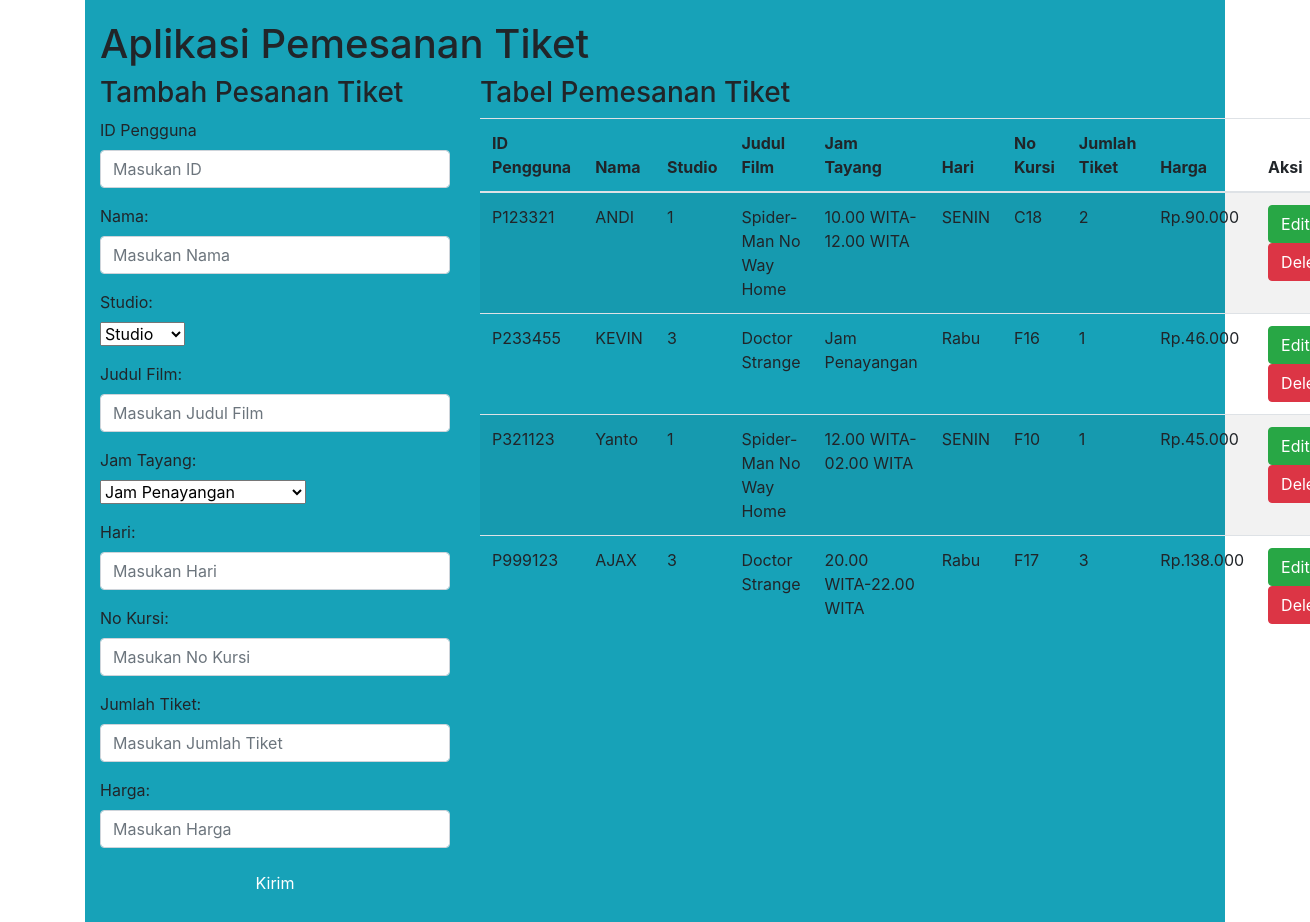
The app's page /home.php with its own data.
### tables this page shows
CREATE TABLE `pemesanantiket` (
  `Id_pengguna` varchar(40) NOT NULL,
  `Nama` varchar(255) DEFAULT NULL,
  `Studio` int(5) DEFAULT NULL,
  `Judul_film` varchar(255) DEFAULT NULL,
  `Jam_tayang` varchar(40) DEFAULT NULL,
  `Hari` varchar(40) DEFAULT NULL,
  `No_kursi` varchar(40) DEFAULT NULL,
  `Jumlah_tiket` int(10) DEFAULT NULL,
  `Harga` varchar(255) DEFAULT NULL
);

### home.php (the view, shortened to what this page needs)
<!DOCTYPE html>
<html lang="en">
<head>
	<link rel="stylesheet" href="bootstrap/css/bootstrap.css">
	<link rel="stylesheet" type="text/css" href="//cdn.datatables.net/1.10.11/css/jquery.dataTables.min.css">
</head>
<body>
	<?php
	include('koneksi.php');
	$query = "SELECT * FROM pemesanantiket";
	$result = mysqli_query($conn, $query);
	?>
	<div class="container bg-info" style="padding-top: 20px; padding-bottom: 20px;">
		<h1>Aplikasi Pemesanan Tiket</h1>
		<div class="row">
			<div class="col-sm-4">
				<h3>Tambah Pesanan Tiket</h3>
				<form role="form" action="insert.php" method="post">
                    <div class="form-group">
                        <label>ID Pengguna</label>
                        <input type="text" name="Id_pengguna" class="form-control" placeholder="Masukan ID" required />
                    </div>
                    <div class="form-group">
                        <label>Nama:</label>
                        <input type="text" name="Nama" class="form-control" placeholder="Masukan Nama" required/>
                    </div>
                    <div class="form-group">
                        <label>Studio:</label>
                            <div>
                            <select  name="Studio" class="form-select" aria-label="Default select example"  >
                            <option selected>Studio</option>
                            </select>
                            </div>
                    </div>
                    <div class="form-group">
                        <label>Judul Film:</label>
                        <input type="text" name="Judul_film" class="form-control" placeholder="Masukan Judul Film" required/>
                    </div>
                    <div class="form-group">
                        <label>Jam Tayang:</label>
                            <div>
                            <select  name="Jam_tayang" class="form-select" aria-label="Default select example"  >
                            <option selected>Jam Penayangan</option>
                            </select>
                            </div>
                    </div>
                    <div class="form-group">
                        <label>Hari:</label>
                        <input type="text" name="Hari" class="form-control" placeholder="Masukan Hari" required/>
                    </div>
                    <div class="form-group">
                        <label>No Kursi:</label>
                        <input type="text" name="No_kursi" class="form-control" placeholder="Masukan No Kursi" required/>
                    </div>
                    <div class="form-group">
                        <label>Jumlah Tiket:</label>
                        <input type="text" name="Jumlah_tiket" class="form-control" placeholder="Masukan Jumlah Tiket" required/>
                    </div>
                    <div class="form-group">
                        <label>Harga:</label>
                        <input type="text" name="Harga" class="form-control" placeholder="Masukan Harga" required/>
                    </div>
					<button type="submit" class="btn btn-info btn-block">Kirim</button>
				</form>
			</div>
			<div class="col-sm-8">
				<h3>Tabel Pemesanan Tiket</h3>
				<table class="table table-striped table-hover dtabel">
					<thead>
						<tr>
                        <th>ID Pengguna</th>
                        <th>Nama</th>
                        <th>Studio</th>
                        <th>Judul Film</th>
                        <th>Jam Tayang</th>
                        <th>Hari</th>
                        <th>No Kursi</th>
                        <th>Jumlah Tiket</th>
                        <th>Harga</th>
                        <th colspan='2'>Aksi</th>
						</tr>
					</thead>
					<tbody>
						<?php
							while ($row = mysqli_fetch_assoc($result)) {
						?>
						<tr>
                            <td><?php echo $row["Id_pengguna"]; ?></td>
                            <td><?php echo $row["Nama"];   ?></td>
                            <td><?php echo $row["Studio"];   ?></td>
                            <td><?php echo $row["Judul_film"];   ?></td>
                            <td><?php echo $row["Jam_tayang"];   ?></td>
                            <td><?php echo $row["Hari"];   ?></td>
                            <td><?php echo $row["No_kursi"];   ?></td>
                            <td><?php echo $row["Jumlah_tiket"];   ?></td>
                            <td><?php echo $row["Harga"];   ?></td>
                            <td>
							<a href="editform.php?id=<?php echo $row['Id_pengguna'];?>" class="btn btn-success" role="button">Edit</a>
							<a href="delete.php?id=<?php echo $row['Id_pengguna']?>" class="btn btn-danger" role="button">Delete</a>
							</td>
						</tr>
						<?php
							}
						?>
					</tbody>
				</table>
			</div>
		</div>
	</div>
</body>
</html>

### records on screen
pemesanantiket: Id_pengguna "P123321", Nama "ANDI", Studio "1", Judul_film "Spider-Man No Way Home", Jam_tayang "10.00 WITA-12.00 WITA", Hari "SENIN", No_kursi "C18", Jumlah_tiket "2", Harga "Rp.90.000"
pemesanantiket: Id_pengguna "P233455", Nama "KEVIN", Studio "3", Judul_film "Doctor Strange", Jam_tayang "Jam Penayangan", Hari "Rabu", No_kursi "F16", Jumlah_tiket "1", Harga "Rp.46.000"
pemesanantiket: Id_pengguna "P321123", Nama "Yanto", Studio "1", Judul_film "Spider-Man No Way Home", Jam_tayang "12.00 WITA-02.00 WITA", Hari "SENIN", No_kursi "F10", Jumlah_tiket "1", Harga "Rp.45.000"
pemesanantiket: Id_pengguna "P999123", Nama "AJAX", Studio "3", Judul_film "Doctor Strange", Jam_tayang "20.00 WITA-22.00 WITA", Hari "Rabu", No_kursi "F17", Jumlah_tiket "3", Harga "Rp.138.000"
